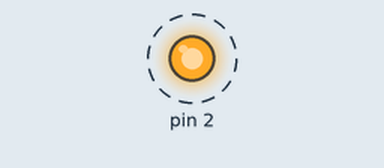
Recording of a sketch running on a simulated Arduino Uno, built with avr-gcc and run on an emulated ATmega328P. On the bench: output pins drawn as LEDs (lit = HIGH). Dashed ring = blinking.

Above: at 0.5 s.
Timing chart, 0 to 4.6 s (numbered marks = the images above):
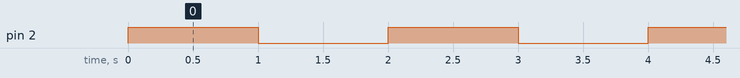

The sketch:

Blink13.ino
```cpp
#include <avr/io.h>
#include <util/delay.h>

int main(void)
{
  int i = 0;
  DDRD |= 1 << PIND2;
  while (1)
  {
    PORTD ^= 1 << PIND2;
    _delay_ms(1000);
    PORTD &= ~(1 << PIND2);
    _delay_ms(1000);


  }
}
```

Measured:
- by itself, pin 2: alternates HIGH for 1.0 s and LOW for 1.0 s
